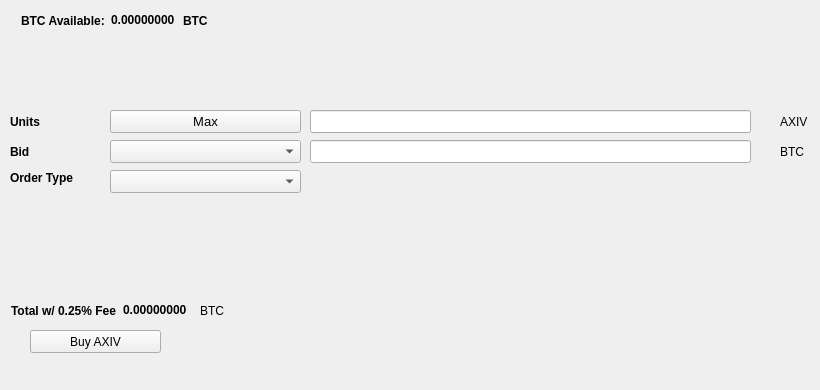
   <widget class="QWidget" name="BuyTab">
    <attribute name="title">
     <string>Buy</string>
    </attribute>
    <widget class="QPushButton" name="BuyAXIV">
     <property name="geometry">
      <rect>
       <x>30</x>
       <y>330</y>
       <width>131</width>
       <height>23</height>
      </rect>
     </property>
     <property name="text">
      <string>Buy AXIV</string>
     </property>
     <property name="icon">
      <iconset resource="../vitae.qrc">
       <normaloff>:/icons/bitcoin</normaloff>:/icons/bitcoin</iconset>
     </property>
    </widget>
    <widget class="QLabel" name="label_3">
     <property name="geometry">
      <rect>
       <x>10</x>
       <y>110</y>
       <width>46</width>
       <height>23</height>
      </rect>
     </property>
     <property name="font">
      <font>
       <weight>75</weight>
       <bold>true</bold>
      </font>
     </property>
     <property name="text">
      <string>Units</string>
     </property>
    </widget>
    <widget class="QLineEdit" name="UnitsInput">
     <property name="geometry">
      <rect>
       <x>310</x>
       <y>110</y>
       <width>441</width>
       <height>23</height>
      </rect>
     </property>
     <property name="font">
      <font>
       <pointsize>9</pointsize>
       <weight>75</weight>
       <bold>true</bold>
      </font>
     </property>
    </widget>
    <widget class="QLineEdit" name="BuyBidPriceEdit">
     <property name="geometry">
      <rect>
       <x>310</x>
       <y>140</y>
       <width>441</width>
       <height>23</height>
      </rect>
     </property>
     <property name="font">
      <font>
       <pointsize>9</pointsize>
       <weight>75</weight>
       <bold>true</bold>
      </font>
     </property>
    </widget>
    <widget class="QLabel" name="label_4">
     <property name="geometry">
      <rect>
       <x>780</x>
       <y>110</y>
       <width>31</width>
       <height>23</height>
      </rect>
     </property>
     <property name="text">
      <string>AXIV</string>
     </property>
    </widget>
    <widget class="QLabel" name="label_5">
     <property name="geometry">
      <rect>
       <x>780</x>
       <y>140</y>
       <width>31</width>
       <height>23</height>
      </rect>
     </property>
     <property name="text">
      <string>BTC</string>
     </property>
    </widget>
    <widget class="QLabel" name="label_6">
     <property name="geometry">
      <rect>
       <x>10</x>
       <y>140</y>
       <width>46</width>
       <height>23</height>
      </rect>
     </property>
     <property name="font">
      <font>
       <weight>75</weight>
       <bold>true</bold>
      </font>
     </property>
     <property name="text">
      <string>Bid</string>
     </property>
    </widget>
    <widget class="QLabel" name="label_7">
     <property name="geometry">
      <rect>
       <x>10</x>
       <y>170</y>
       <width>91</width>
       <height>16</height>
      </rect>
     </property>
     <property name="font">
      <font>
       <weight>75</weight>
       <bold>true</bold>
      </font>
     </property>
     <property name="text">
      <string>Order Type</string>
     </property>
    </widget>
    <widget class="QPushButton" name="Buy_Max_Amount">
     <property name="geometry">
      <rect>
       <x>110</x>
       <y>110</y>
       <width>191</width>
       <height>23</height>
      </rect>
     </property>
     <property name="font">
      <font>
       <pointsize>10</pointsize>
      </font>
     </property>
     <property name="text">
      <string>Max</string>
     </property>
    </widget>
    <widget class="QComboBox" name="BuyBidcomboBox">
     <property name="geometry">
      <rect>
       <x>110</x>
       <y>140</y>
       <width>191</width>
       <height>23</height>
      </rect>
     </property>
     <property name="font">
      <font>
       <pointsize>10</pointsize>
      </font>
     </property>
    </widget>
    <widget class="QComboBox" name="buyOrdertypeCombo">
     <property name="geometry">
      <rect>
       <x>110</x>
       <y>170</y>
       <width>191</width>
       <height>23</height>
      </rect>
     </property>
     <property name="font">
      <font>
       <pointsize>10</pointsize>
      </font>
     </property>
    </widget>
    <widget class="QWidget" name="layoutWidget1">
     <property name="geometry">
      <rect>
       <x>21</x>
       <y>11</y>
       <width>227</width>
       <height>19</height>
      </rect>
     </property>
     <layout class="QHBoxLayout" name="horizontalLayout_3">
      <item>
       <widget class="QLabel" name="label232">
        <property name="font">
         <font>
          <weight>75</weight>
          <bold>true</bold>
         </font>
        </property>
        <property name="text">
         <string>BTC Available:</string>
        </property>
       </widget>
      </item>
      <item>
       <widget class="QLabel" name="BtcAvailableLbl">
        <property name="palette">
         <palette>
          <active>
           <colorrole role="WindowText">
            <brush brushstyle="SolidPattern">
             <color alpha="255">
              <red>0</red>
              <green>0</green>
              <blue>0</blue>
             </color>
            </brush>
           </colorrole>
           <colorrole role="Button">
            <brush brushstyle="SolidPattern">
             <color alpha="255">
              <red>0</red>
              <green>170</green>
              <blue>0</blue>
             </color>
            </brush>
           </colorrole>
           <colorrole role="Light">
            <brush brushstyle="SolidPattern">
             <color alpha="255">
              <red>0</red>
              <green>255</green>
              <blue>0</blue>
             </color>
            </brush>
           </colorrole>
           <colorrole role="Midlight">
            <brush brushstyle="SolidPattern">
             <color alpha="255">
              <red>0</red>
              <green>212</green>
              <blue>0</blue>
             </color>
            </brush>
           </colorrole>
           <colorrole role="Dark">
            <brush brushstyle="SolidPattern">
             <color alpha="255">
              <red>0</red>
              <green>85</green>
              <blue>0</blue>
             </color>
            </brush>
           </colorrole>
           <colorrole role="Mid">
            <brush brushstyle="SolidPattern">
             <color alpha="255">
              <red>0</red>
              <green>113</green>
              <blue>0</blue>
             </color>
            </brush>
           </colorrole>
           <colorrole role="Text">
            <brush brushstyle="SolidPattern">
             <color alpha="255">
              <red>0</red>
              <green>170</green>
              <blue>0</blue>
             </color>
            </brush>
           </colorrole>
           <colorrole role="BrightText">
            <brush brushstyle="SolidPattern">
             <color alpha="255">
              <red>255</red>
              <green>255</green>
              <blue>255</blue>
             </color>
            </brush>
           </colorrole>
           <colorrole role="ButtonText">
            <brush brushstyle="SolidPattern">
             <color alpha="255">
              <red>0</red>
              <green>0</green>
              <blue>0</blue>
             </color>
            </brush>
           </colorrole>
           <colorrole role="Base">
            <brush brushstyle="SolidPattern">
             <color alpha="255">
              <red>255</red>
              <green>255</green>
              <blue>255</blue>
             </color>
            </brush>
           </colorrole>
           <colorrole role="Window">
            <brush brushstyle="SolidPattern">
             <color alpha="255">
              <red>0</red>
              <green>170</green>
              <blue>0</blue>
             </color>
            </brush>
           </colorrole>
           <colorrole role="Shadow">
            <brush brushstyle="SolidPattern">
             <color alpha="255">
              <red>0</red>
              <green>0</green>
              <blue>0</blue>
             </color>
            </brush>
           </colorrole>
           <colorrole role="AlternateBase">
            <brush brushstyle="SolidPattern">
             <color alpha="255">
              <red>127</red>
              <green>212</green>
              <blue>127</blue>
             </color>
            </brush>
           </colorrole>
           <colorrole role="ToolTipBase">
            <brush brushstyle="SolidPattern">
             <color alpha="255">
              <red>255</red>
              <green>255</green>
              <blue>220</blue>
             </color>
            </brush>
           </colorrole>
           <colorrole role="ToolTipText">
            <brush brushstyle="SolidPattern">
             <color alpha="255">
              <red>0</red>
              <green>0</green>
              <blue>0</blue>
             </color>
            </brush>
           </colorrole>
          </active>
          <inactive>
           <colorrole role="WindowText">
            <brush brushstyle="SolidPattern">
             <color alpha="255">
              <red>0</red>
              <green>0</green>
              <blue>0</blue>
             </color>
            </brush>
           </colorrole>
           <colorrole role="Button">
            <brush brushstyle="SolidPattern">
             <color alpha="255">
              <red>0</red>
              <green>170</green>
              <blue>0</blue>
             </color>
            </brush>
           </colorrole>
           <colorrole role="Light">
            <brush brushstyle="SolidPattern">
             <color alpha="255">
              <red>0</red>
              <green>255</green>
              <blue>0</blue>
             </color>
            </brush>
           </colorrole>
           <colorrole role="Midlight">
            <brush brushstyle="SolidPattern">
             <color alpha="255">
              <red>0</red>
              <green>212</green>
              <blue>0</blue>
             </color>
            </brush>
           </colorrole>
           <colorrole role="Dark">
            <brush brushstyle="SolidPattern">
             <color alpha="255">
              <red>0</red>
              <green>85</green>
              <blue>0</blue>
             </color>
            </brush>
           </colorrole>
           <colorrole role="Mid">
            <brush brushstyle="SolidPattern">
             <color alpha="255">
              <red>0</red>
              <green>113</green>
              <blue>0</blue>
             </color>
            </brush>
           </colorrole>
           <colorrole role="Text">
            <brush brushstyle="SolidPattern">
             <color alpha="255">
              <red>0</red>
              <green>170</green>
              <blue>0</blue>
             </color>
            </brush>
           </colorrole>
           <colorrole role="BrightText">
            <brush brushstyle="SolidPattern">
             <color alpha="255">
              <red>255</red>
              <green>255</green>
              <blue>255</blue>
             </color>
            </brush>
           </colorrole>
           <colorrole role="ButtonText">
            <brush brushstyle="SolidPattern">
             <color alpha="255">
              <red>0</red>
              <green>0</green>
              <blue>0</blue>
             </color>
            </brush>
           </colorrole>
           <colorrole role="Base">
            <brush brushstyle="SolidPattern">
             <color alpha="255">
              <red>255</red>
              <green>255</green>
              <blue>255</blue>
             </color>
            </brush>
           </colorrole>
           <colorrole role="Window">
            <brush brushstyle="SolidPattern">
             <color alpha="255">
              <red>0</red>
              <green>170</green>
              <blue>0</blue>
             </color>
            </brush>
           </colorrole>
           <colorrole role="Shadow">
            <brush brushstyle="SolidPattern">
             <color alpha="255">
              <red>0</red>
              <green>0</green>
              <blue>0</blue>
             </color>
            </brush>
           </colorrole>
           <colorrole role="AlternateBase">
            <brush brushstyle="SolidPattern">
             <color alpha="255">
              <red>127</red>
              <green>212</green>
              <blue>127</blue>
             </color>
            </brush>
           </colorrole>
           <colorrole role="ToolTipBase">
            <brush brushstyle="SolidPattern">
             <color alpha="255">
              <red>255</red>
              <green>255</green>
              <blue>220</blue>
             </color>
            </brush>
           </colorrole>
           <colorrole role="ToolTipText">
            <brush brushstyle="SolidPattern">
             <color alpha="255">
              <red>0</red>
              <green>0</green>
              <blue>0</blue>
             </color>
            </brush>
           </colorrole>
          </inactive>
          <disabled>
           <colorrole role="WindowText">
            <brush brushstyle="SolidPattern">
             <color alpha="255">
              <red>0</red>
              <green>85</green>
              <blue>0</blue>
             </color>
            </brush>
           </colorrole>
           <colorrole role="Button">
            <brush brushstyle="SolidPattern">
             <color alpha="255">
              <red>0</red>
              <green>170</green>
              <blue>0</blue>
             </color>
            </brush>
           </colorrole>
           <colorrole role="Light">
            <brush brushstyle="SolidPattern">
             <color alpha="255">
              <red>0</red>
              <green>255</green>
              <blue>0</blue>
             </color>
            </brush>
           </colorrole>
           <colorrole role="Midlight">
            <brush brushstyle="SolidPattern">
             <color alpha="255">
              <red>0</red>
              <green>212</green>
              <blue>0</blue>
             </color>
            </brush>
           </colorrole>
           <colorrole role="Dark">
            <brush brushstyle="SolidPattern">
             <color alpha="255">
              <red>0</red>
              <green>85</green>
              <blue>0</blue>
             </color>
            </brush>
           </colorrole>
           <colorrole role="Mid">
            <brush brushstyle="SolidPattern">
             <color alpha="255">
              <red>0</red>
              <green>113</green>
              <blue>0</blue>
             </color>
            </brush>
           </colorrole>
           <colorrole role="Text">
            <brush brushstyle="SolidPattern">
             <color alpha="255">
              <red>0</red>
              <green>85</green>
              <blue>0</blue>
             </color>
            </brush>
           </colorrole>
           <colorrole role="BrightText">
            <brush brushstyle="SolidPattern">
             <color alpha="255">
              <red>255</red>
              <green>255</green>
              <blue>255</blue>
             </color>
            </brush>
           </colorrole>
           <colorrole role="ButtonText">
            <brush brushstyle="SolidPattern">
             <color alpha="255">
              <red>0</red>
              <green>85</green>
              <blue>0</blue>
             </color>
            </brush>
           </colorrole>
           <colorrole role="Base">
            <brush brushstyle="SolidPattern">
             <color alpha="255">
              <red>0</red>
              <green>170</green>
              <blue>0</blue>
             </color>
            </brush>
           </colorrole>
           <colorrole role="Window">
            <brush brushstyle="SolidPattern">
             <color alpha="255">
              <red>0</red>
              <green>170</green>
              <blue>0</blue>
             </color>
            </brush>
           </colorrole>
           <colorrole role="Shadow">
            <brush brushstyle="SolidPattern">
             <color alpha="255">
              <red>0</red>
              <green>0</green>
              <blue>0</blue>
             </color>
            </brush>
           </colorrole>
           <colorrole role="AlternateBase">
            <brush brushstyle="SolidPattern">
             <color alpha="255">
              <red>0</red>
              <green>170</green>
              <blue>0</blue>
             </color>
            </brush>
           </colorrole>
           <colorrole role="ToolTipBase">
            <brush brushstyle="SolidPattern">
             <color alpha="255">
              <red>255</red>
              <green>255</green>
              <blue>220</blue>
             </color>
            </brush>
           </colorrole>
           <colorrole role="ToolTipText">
            <brush brushstyle="SolidPattern">
             <color alpha="255">
              <red>0</red>
              <green>0</green>
              <blue>0</blue>
             </color>
            </brush>
           </colorrole>
          </disabled>
         </palette>
        </property>
        <property name="font">
         <font>
          <weight>75</weight>
          <bold>true</bold>
         </font>
        </property>
        <property name="text">
         <string>0.00000000</string>
        </property>
        <property name="textInteractionFlags">
         <set>Qt::LinksAccessibleByMouse|Qt::TextSelectableByKeyboard|Qt::TextSelectableByMouse</set>
        </property>
       </widget>
      </item>
      <item>
       <widget class="QLabel" name="BtcAvailableLbl_2">
        <property name="font">
         <font>
          <weight>75</weight>
          <bold>true</bold>
         </font>
        </property>
        <property name="text">
         <string>BTC</string>
        </property>
       </widget>
      </item>
     </layout>
    </widget>
    <widget class="QWidget" name="layoutWidge2">
     <property name="geometry">
      <rect>
       <x>11</x>
       <y>301</y>
       <width>259</width>
       <height>19</height>
      </rect>
     </property>
     <layout class="QHBoxLayout" name="horizontalLayout_4">
      <item>
       <widget class="QLabel" name="label_9">
        <property name="font">
         <font>
          <weight>75</weight>
          <bold>true</bold>
         </font>
        </property>
        <property name="text">
         <string>Total w/ 0.25% Fee</string>
        </property>
       </widget>
      </item>
      <item>
       <widget class="QLabel" name="BuyCostLabel">
        <property name="palette">
         <palette>
          <active>
           <colorrole role="WindowText">
            <brush brushstyle="SolidPattern">
             <color alpha="255">
              <red>0</red>
              <green>0</green>
              <blue>0</blue>
             </color>
            </brush>
           </colorrole>
           <colorrole role="Button">
            <brush brushstyle="SolidPattern">
             <color alpha="255">
              <red>0</red>
              <green>170</green>
              <blue>0</blue>
             </color>
            </brush>
           </colorrole>
           <colorrole role="Light">
            <brush brushstyle="SolidPattern">
             <color alpha="255">
              <red>0</red>
              <green>255</green>
              <blue>0</blue>
             </color>
            </brush>
           </colorrole>
           <colorrole role="Midlight">
            <brush brushstyle="SolidPattern">
             <color alpha="255">
              <red>0</red>
              <green>212</green>
              <blue>0</blue>
             </color>
            </brush>
           </colorrole>
           <colorrole role="Dark">
            <brush brushstyle="SolidPattern">
             <color alpha="255">
              <red>0</red>
              <green>85</green>
              <blue>0</blue>
             </color>
            </brush>
           </colorrole>
           <colorrole role="Mid">
            <brush brushstyle="SolidPattern">
             <color alpha="255">
              <red>0</red>
              <green>113</green>
              <blue>0</blue>
             </color>
            </brush>
           </colorrole>
           <colorrole role="Text">
            <brush brushstyle="SolidPattern">
             <color alpha="255">
              <red>0</red>
              <green>170</green>
              <blue>0</blue>
             </color>
            </brush>
           </colorrole>
           <colorrole role="BrightText">
            <brush brushstyle="SolidPattern">
             <color alpha="255">
              <red>255</red>
              <green>255</green>
              <blue>255</blue>
             </color>
            </brush>
           </colorrole>
           <colorrole role="ButtonText">
            <brush brushstyle="SolidPattern">
             <color alpha="255">
              <red>0</red>
              <green>0</green>
              <blue>0</blue>
             </color>
            </brush>
           </colorrole>
           <colorrole role="Base">
            <brush brushstyle="SolidPattern">
             <color alpha="255">
              <red>255</red>
              <green>255</green>
              <blue>255</blue>
             </color>
            </brush>
           </colorrole>
           <colorrole role="Window">
            <brush brushstyle="SolidPattern">
             <color alpha="255">
              <red>0</red>
              <green>170</green>
              <blue>0</blue>
             </color>
            </brush>
           </colorrole>
           <colorrole role="Shadow">
            <brush brushstyle="SolidPattern">
             <color alpha="255">
              <red>0</red>
              <green>0</green>
              <blue>0</blue>
             </color>
            </brush>
           </colorrole>
           <colorrole role="AlternateBase">
            <brush brushstyle="SolidPattern">
             <color alpha="255">
              <red>127</red>
              <green>212</green>
              <blue>127</blue>
             </color>
            </brush>
           </colorrole>
           <colorrole role="ToolTipBase">
            <brush brushstyle="SolidPattern">
             <color alpha="255">
              <red>255</red>
              <green>255</green>
              <blue>220</blue>
             </color>
            </brush>
           </colorrole>
           <colorrole role="ToolTipText">
            <brush brushstyle="SolidPattern">
             <color alpha="255">
              <red>0</red>
              <green>0</green>
              <blue>0</blue>
             </color>
            </brush>
           </colorrole>
          </active>
          <inactive>
           <colorrole role="WindowText">
            <brush brushstyle="SolidPattern">
             <color alpha="255">
              <red>0</red>
              <green>0</green>
              <blue>0</blue>
             </color>
            </brush>
           </colorrole>
           <colorrole role="Button">
            <brush brushstyle="SolidPattern">
             <color alpha="255">
              <red>0</red>
              <green>170</green>
              <blue>0</blue>
             </color>
            </brush>
           </colorrole>
           <colorrole role="Light">
            <brush brushstyle="SolidPattern">
             <color alpha="255">
              <red>0</red>
              <green>255</green>
              <blue>0</blue>
             </color>
            </brush>
           </colorrole>
           <colorrole role="Midlight">
            <brush brushstyle="SolidPattern">
             <color alpha="255">
              <red>0</red>
              <green>212</green>
              <blue>0</blue>
             </color>
            </brush>
           </colorrole>
           <colorrole role="Dark">
            <brush brushstyle="SolidPattern">
             <color alpha="255">
              <red>0</red>
              <green>85</green>
              <blue>0</blue>
             </color>
            </brush>
           </colorrole>
           <colorrole role="Mid">
            <brush brushstyle="SolidPattern">
             <color alpha="255">
              <red>0</red>
              <green>113</green>
              <blue>0</blue>
             </color>
            </brush>
           </colorrole>
           <colorrole role="Text">
            <brush brushstyle="SolidPattern">
             <color alpha="255">
              <red>0</red>
              <green>170</green>
              <blue>0</blue>
             </color>
            </brush>
           </colorrole>
           <colorrole role="BrightText">
            <brush brushstyle="SolidPattern">
             <color alpha="255">
              <red>255</red>
              <green>255</green>
              <blue>255</blue>
             </color>
            </brush>
           </colorrole>
           <colorrole role="ButtonText">
            <brush brushstyle="SolidPattern">
             <color alpha="255">
              <red>0</red>
              <green>0</green>
              <blue>0</blue>
             </color>
            </brush>
           </colorrole>
           <colorrole role="Base">
            <brush brushstyle="SolidPattern">
             <color alpha="255">
              <red>255</red>
              <green>255</green>
              <blue>255</blue>
             </color>
            </brush>
           </colorrole>
           <colorrole role="Window">
            <brush brushstyle="SolidPattern">
             <color alpha="255">
              <red>0</red>
              <green>170</green>
              <blue>0</blue>
             </color>
            </brush>
           </colorrole>
           <colorrole role="Shadow">
            <brush brushstyle="SolidPattern">
             <color alpha="255">
              <red>0</red>
              <green>0</green>
              <blue>0</blue>
             </color>
            </brush>
           </colorrole>
           <colorrole role="AlternateBase">
            <brush brushstyle="SolidPattern">
             <color alpha="255">
              <red>127</red>
              <green>212</green>
              <blue>127</blue>
             </color>
            </brush>
           </colorrole>
           <colorrole role="ToolTipBase">
            <brush brushstyle="SolidPattern">
             <color alpha="255">
              <red>255</red>
              <green>255</green>
              <blue>220</blue>
             </color>
            </brush>
           </colorrole>
           <colorrole role="ToolTipText">
            <brush brushstyle="SolidPattern">
             <color alpha="255">
              <red>0</red>
              <green>0</green>
              <blue>0</blue>
             </color>
            </brush>
           </colorrole>
          </inactive>
          <disabled>
           <colorrole role="WindowText">
            <brush brushstyle="SolidPattern">
             <color alpha="255">
              <red>0</red>
              <green>85</green>
              <blue>0</blue>
             </color>
            </brush>
           </colorrole>
           <colorrole role="Button">
            <brush brushstyle="SolidPattern">
             <color alpha="255">
              <red>0</red>
              <green>170</green>
              <blue>0</blue>
             </color>
            </brush>
           </colorrole>
           <colorrole role="Light">
            <brush brushstyle="SolidPattern">
             <color alpha="255">
              <red>0</red>
              <green>255</green>
              <blue>0</blue>
             </color>
            </brush>
           </colorrole>
           <colorrole role="Midlight">
            <brush brushstyle="SolidPattern">
             <color alpha="255">
              <red>0</red>
              <green>212</green>
              <blue>0</blue>
             </color>
            </brush>
           </colorrole>
           <colorrole role="Dark">
            <brush brushstyle="SolidPattern">
             <color alpha="255">
              <red>0</red>
              <green>85</green>
              <blue>0</blue>
             </color>
            </brush>
           </colorrole>
           <colorrole role="Mid">
            <brush brushstyle="SolidPattern">
             <color alpha="255">
              <red>0</red>
              <green>113</green>
              <blue>0</blue>
             </color>
            </brush>
           </colorrole>
           <colorrole role="Text">
            <brush brushstyle="SolidPattern">
             <color alpha="255">
              <red>0</red>
              <green>85</green>
              <blue>0</blue>
             </color>
            </brush>
           </colorrole>
           <colorrole role="BrightText">
            <brush brushstyle="SolidPattern">
             <color alpha="255">
              <red>255</red>
              <green>255</green>
              <blue>255</blue>
             </color>
            </brush>
           </colorrole>
           <colorrole role="ButtonText">
            <brush brushstyle="SolidPattern">
             <color alpha="255">
              <red>0</red>
              <green>85</green>
              <blue>0</blue>
             </color>
            </brush>
           </colorrole>
           <colorrole role="Base">
            <brush brushstyle="SolidPattern">
             <color alpha="255">
              <red>0</red>
              <green>170</green>
              <blue>0</blue>
             </color>
            </brush>
           </colorrole>
           <colorrole role="Window">
            <brush brushstyle="SolidPattern">
             <color alpha="255">
              <red>0</red>
              <green>170</green>
              <blue>0</blue>
             </color>
            </brush>
           </colorrole>
           <colorrole role="Shadow">
            <brush brushstyle="SolidPattern">
             <color alpha="255">
              <red>0</red>
              <green>0</green>
              <blue>0</blue>
             </color>
            </brush>
           </colorrole>
           <colorrole role="AlternateBase">
            <brush brushstyle="SolidPattern">
             <color alpha="255">
              <red>0</red>
              <green>170</green>
              <blue>0</blue>
             </color>
            </brush>
           </colorrole>
           <colorrole role="ToolTipBase">
            <brush brushstyle="SolidPattern">
             <color alpha="255">
              <red>255</red>
              <green>255</green>
              <blue>220</blue>
             </color>
            </brush>
           </colorrole>
           <colorrole role="ToolTipText">
            <brush brushstyle="SolidPattern">
             <color alpha="255">
              <red>0</red>
              <green>0</green>
              <blue>0</blue>
             </color>
            </brush>
           </colorrole>
          </disabled>
         </palette>
        </property>
        <property name="font">
         <font>
          <weight>75</weight>
          <bold>true</bold>
         </font>
        </property>
        <property name="autoFillBackground">
         <bool>false</bool>
        </property>
        <property name="text">
         <string>0.00000000</string>
        </property>
        <property name="textInteractionFlags">
         <set>Qt::LinksAccessibleByMouse|Qt::TextSelectableByMouse</set>
        </property>
       </widget>
      </item>
      <item>
       <widget class="QLabel" name="label_10">
        <property name="font">
         <font>
          <weight>50</weight>
          <bold>false</bold>
         </font>
        </property>
        <property name="text">
         <string>BTC</string>
        </property>
       </widget>
      </item>
     </layout>
    </widget>
    <widget class="QLabel" name="label_24">
     <property name="geometry">
      <rect>
       <x>460</x>
       <y>300</y>
       <width>281</width>
       <height>81</height>
      </rect>
     </property>
     <property name="text">
      <string/>
     </property>
     <property name="pixmap">
      <pixmap>:/images/bittrex</pixmap>
     </property>
    </widget>
   </widget>
